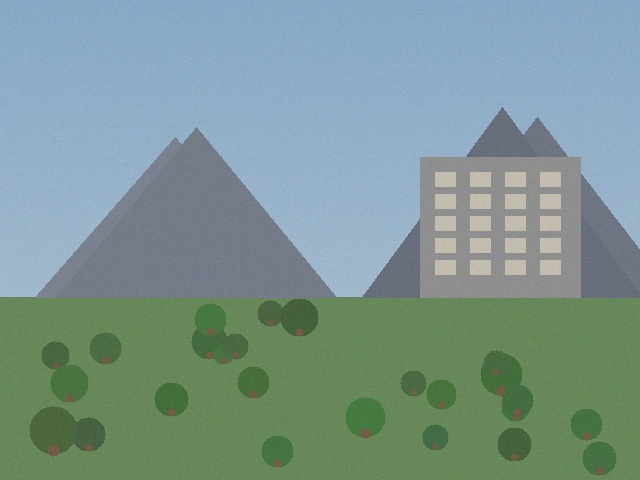
#> input picture mini_project/IPCV/smart_image_enhancer/input/input_hazy_flat.jpg, 640 x 480 px; its folder holds only this picture in this run
$ python main.py -i input/input_hazy_flat.jpg   (older library calls are emulated)
#> lines starting #> are read from the running program, lines starting #| are printed output that depends on the picture
#> in main, image is the input picture: shape (480, 640, 3); mean B, G, R 145, 150, 124.4
### mini_project/IPCV/smart_image_enhancer/utils.py
"""
utils.py
--------
Helper functions that measure objective quality metrics of an image.
These metrics are used by the ImageEnhancer's "auto" mode to decide
which corrections an image actually needs, instead of applying every
filter blindly.

Metrics implemented:
    * brightness        -> mean pixel intensity (0-255)
    * contrast           -> standard deviation of pixel intensity
    * sharpness          -> variance of the Laplacian (higher = sharper)
    * noise_level        -> estimated noise using a high-pass residual
    * colorfulness        -> Hasler & Susstrunk colorfulness metric
"""

import cv2
import numpy as np


def brightness(img_bgr: np.ndarray) -> float:
    """Average brightness on a 0-255 scale."""
    gray = cv2.cvtColor(img_bgr, cv2.COLOR_BGR2GRAY)
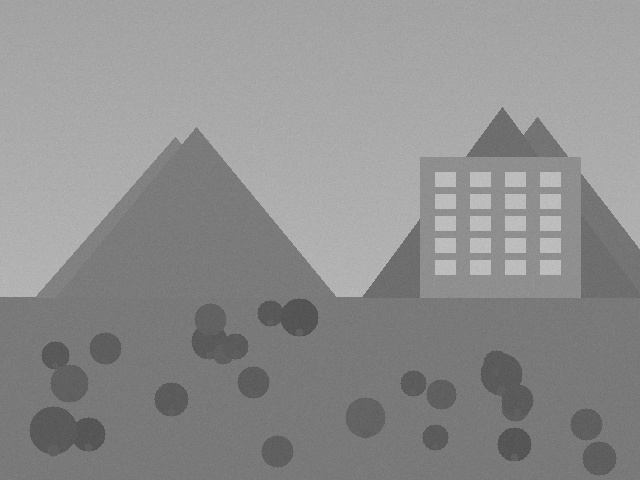
#> gray: shape (480, 640); min 74, max 198, mean 141.8
    return float(np.mean(gray))


def contrast(img_bgr: np.ndarray) -> float:
    """Standard deviation of intensities - a simple contrast proxy."""
    gray = cv2.cvtColor(img_bgr, cv2.COLOR_BGR2GRAY)
    return float(np.std(gray))


def sharpness(img_bgr: np.ndarray) -> float:
    """
    Variance of the Laplacian. Blurry images have a narrow response
    (low variance); sharp / detailed images have a wide response.
    """
    gray = cv2.cvtColor(img_bgr, cv2.COLOR_BGR2GRAY)
    lap = cv2.Laplacian(gray, cv2.CV_64F)
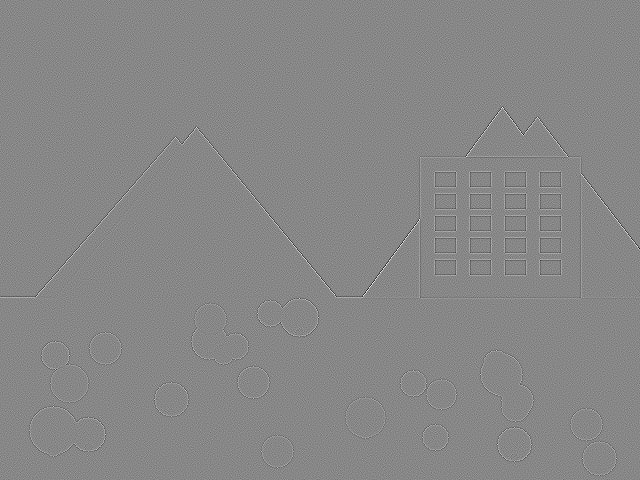
#> lap: shape (480, 640) float64; min -205, max 181, mean 0; drawn with min black and max white
    return float(lap.var())


def noise_level(img_bgr: np.ndarray) -> float:
    """
    Rough noise estimate: subtract a heavily blurred version of the
    image from the original and measure the standard deviation of the
    residual. Real detail also produces residual, so this is only a
    proxy, not a scientific measurement.
    """
    gray = cv2.cvtColor(img_bgr, cv2.COLOR_BGR2GRAY).astype(np.float32)
    blurred = cv2.GaussianBlur(gray, (9, 9), 0)
    residual = gray - blurred
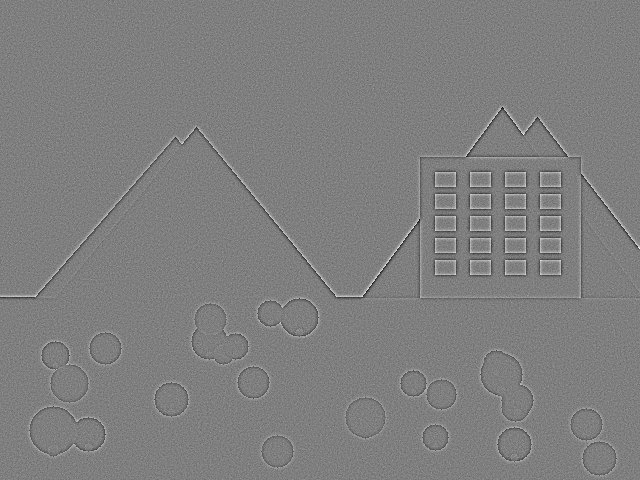
#> residual: shape (480, 640) float32; min -43.94, max 44.09, mean 0; drawn with min black and max white
    return float(np.std(residual))


def colorfulness(img_bgr: np.ndarray) -> float:
    """Hasler & Susstrunk (2003) colorfulness metric."""
    b, g, r = cv2.split(img_bgr.astype("float"))
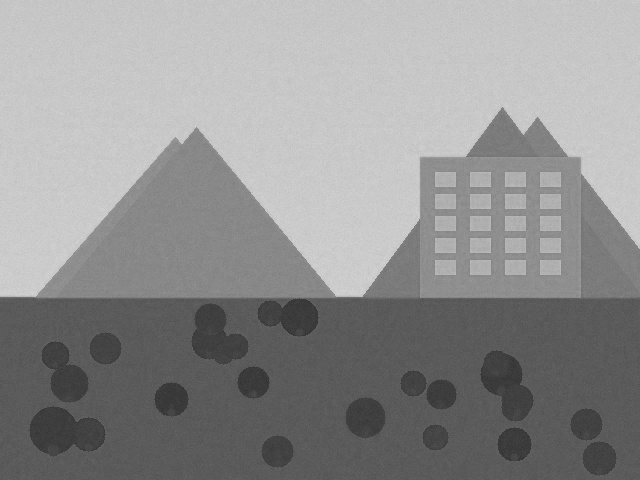
#> b: shape (480, 640) float64; min 44, max 214, mean 145
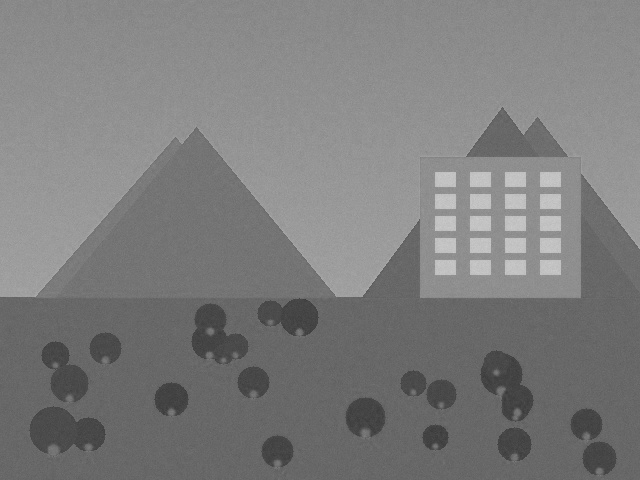
#> r: shape (480, 640) float64; min 56, max 205, mean 124.4
    rg = r - g
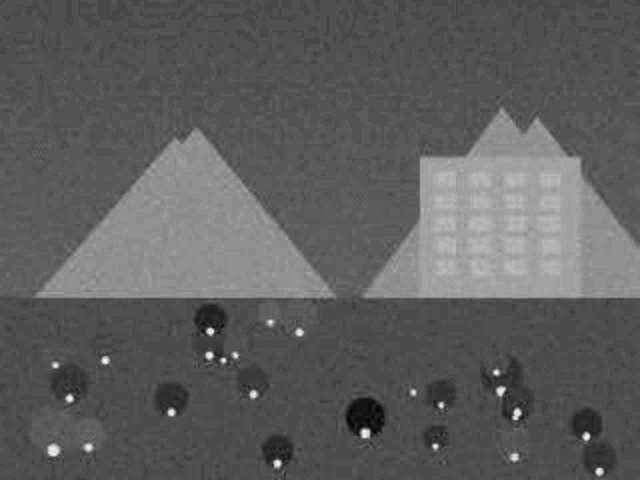
#> rg: shape (480, 640) float64; min -62, max 36, mean -25.6; drawn with min black and max white
    yb = 0.5 * (r + g) - b
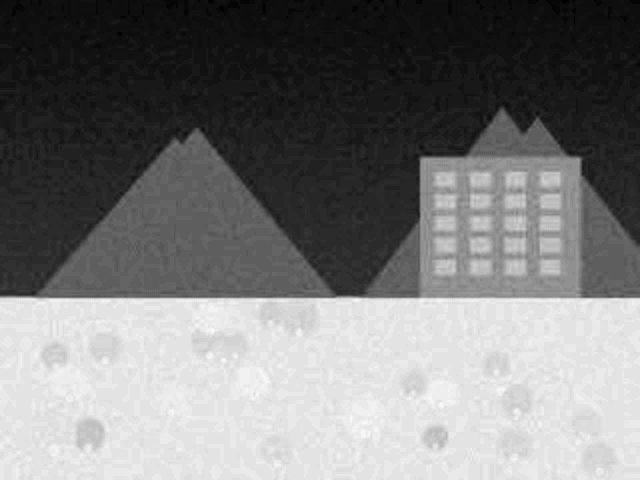
#> yb: shape (480, 640) float64; min -49.5, max 38, mean -7.9; drawn with min black and max white
    std_rg, mean_rg = np.std(rg), np.mean(rg)
#> std_rg = 11.84; mean_rg = -25.58
    std_yb, mean_yb = np.std(yb), np.mean(yb)
#> std_yb = 31.4; mean_yb = -7.86
    std_root = np.sqrt(std_rg ** 2 + std_yb ** 2)
#> std_root = 33.56
    mean_root = np.sqrt(mean_rg ** 2 + mean_yb ** 2)
#> mean_root = 26.76
    return float(std_root + 0.3 * mean_root)


def analyze(img_bgr: np.ndarray) -> dict:
    """Return every metric in one dictionary."""
    return {
        "brightness": round(brightness(img_bgr), 2),
        "contrast": round(contrast(img_bgr), 2),
        "sharpness": round(sharpness(img_bgr), 2),
        "noise_level": round(noise_level(img_bgr), 2),
        "colorfulness": round(colorfulness(img_bgr), 2),
    }


def print_report(title: str, metrics: dict) -> None:
    print(f"\n--- {title} ---")
    for key, value in metrics.items():
        print(f"  {key:<14}: {value}")

### mini_project/IPCV/smart_image_enhancer/enhancer.py
"""
enhancer.py
-----------
Core engine of the Smart Image Enhancement and Quality Improvement System.

The ImageEnhancer class wraps a set of classic, well understood computer
vision techniques (no external pretrained models needed, so it runs fully
offline) and exposes both:

    1. Individual operations  (denoise, sharpen, gamma_correction, ...)
    2. An "auto" pipeline that inspects the image's own quality metrics
       (see utils.py) and decides which operations are actually needed
       and by how much - this is the "smart" part of the system.

All internal processing is done with OpenCV in BGR format.
"""

from __future__ import annotations

import cv2
import numpy as np

import utils


class ImageEnhancer:
    def __init__(self, image: np.ndarray):
        """image: a BGR numpy array (as read by cv2.imread)."""
        if image is None:
            raise ValueError("ImageEnhancer received an empty image.")
        self.original = image.copy()
        self.image = image.copy()
        self.log: list[str] = []

    # ------------------------------------------------------------------
    # Basic building blocks
    # ------------------------------------------------------------------

    # [149 lines left out: functions denoise, adjust_brightness_contrast, gamma_correction, equalize_clahe, sharpen, enhance_details and 4 more, not called in this run]

    def result(self) -> np.ndarray:
        return self.image

    # [13 lines left out: function side_by_side, not called in this run]

    def save(self, path: str) -> None:
        cv2.imwrite(path, self.image)

### mini_project/IPCV/smart_image_enhancer/main.py
"""
main.py
-------
Command line interface for the Smart Image Enhancement and Quality
Improvement System.

Drop images into the input/ folder (next to this script) and just pass
their filename - results are written to the output/ folder
automatically. Full/relative paths still work too if you prefer them.

Usage examples
--------------
Auto mode (recommended - the system decides what the image needs):
    python main.py --input photo.jpg --auto

    (reads input/photo.jpg, writes output/photo_enhanced.jpg)

Auto mode + 2x resolution boost + side-by-side comparison image:
    python main.py --input photo.jpg --auto --upscale 2 --compare

Manual mode (apply only the operations you choose, with your own strength):
    python main.py --input photo.jpg \
        --denoise 8 --gamma 0.8 --clahe --sharpen 0.6 --white-balance

Just inspect quality metrics without writing any file:
    python main.py --input photo.jpg --analyze-only

You can still give explicit paths / a custom output name if you want:
    python main.py --input /some/where/photo.jpg --output result.jpg --auto
"""

import argparse
import os
import sys

import cv2

import utils
from enhancer import ImageEnhancer

# Folders that live next to this script. Input images can just be placed
# in INPUT_DIR and referenced by filename; enhanced results are written
# to OUTPUT_DIR automatically unless a different path is given.
SCRIPT_DIR = os.path.dirname(os.path.abspath(__file__))
INPUT_DIR = os.path.join(SCRIPT_DIR, "input")
OUTPUT_DIR = os.path.join(SCRIPT_DIR, "output")


def build_parser() -> argparse.ArgumentParser:
    p = argparse.ArgumentParser(
        description="Smart Image Enhancement and Quality Improvement System"
    )
    p.add_argument("--input", "-i", required=True, help="Filename in the input/ folder, or a full/relative path")
    p.add_argument("--output", "-o", default=None, help="Output filename (saved into output/) or a full path. Defaults to <name>_enhanced.jpg in output/")
    p.add_argument("--compare", action="store_true", help="Also save a side-by-side before/after image")
    p.add_argument("--analyze-only", action="store_true", help="Only print quality metrics, no enhancement")

    p.add_argument("--auto", action="store_true", help="Let the system automatically decide the enhancements")

    manual = p.add_argument_group("manual mode (ignored if --auto is used)")
    manual.add_argument("--denoise", type=float, default=None, metavar="STRENGTH", help="Apply denoising, e.g. 7")
    manual.add_argument("--brightness", type=float, default=None, metavar="BETA", help="Brightness offset -255..255")
    manual.add_argument("--contrast", type=float, default=None, metavar="ALPHA", help="Contrast gain, e.g. 1.2")
    manual.add_argument("--gamma", type=float, default=None, metavar="GAMMA", help="Gamma correction, e.g. 0.8")
    manual.add_argument("--clahe", action="store_true", help="Apply CLAHE local contrast enhancement")
    manual.add_argument("--white-balance", action="store_true", help="Apply gray-world white balance")
    manual.add_argument("--sharpen", type=float, default=None, metavar="AMOUNT", help="Unsharp mask amount, e.g. 0.6")

    p.add_argument("--upscale", type=float, default=None, metavar="FACTOR", help="Resolution boost factor, e.g. 2")

    return p


def main() -> None:
    args = build_parser().parse_args()

    input_path = _resolve_input_path(args.input)
    if not os.path.exists(input_path):
        print(f"Error: input file not found -> {args.input}")
        print(f"(looked in current directory and in: {INPUT_DIR})")
        sys.exit(1)

    image = cv2.imread(input_path)
    if image is None:
        print(f"Error: could not read image (unsupported format?) -> {input_path}")
        sys.exit(1)

    before_metrics = utils.analyze(image)
#> before_metrics = {'brightness': 141.8, 'contrast': 26.64, 'sharpness': 224.6, 'noise_level': 4.04, 'colorfulness': 41.58}
    utils.print_report("BEFORE", before_metrics)
#> the loop in print_report, `for key, value in metrics.items():` made 5 passes
#> (key, value) on passes 1 to 5: ('brightness', 141.8), ('contrast', 26.64), ('sharpness', 224.6), ('noise_level', 4.04), ('colorfulness', 41.58)
#|   brightness    : 141.78
#|   contrast      : 26.64
#|   sharpness     : 224.58
#|   noise_level   : 4.04
#|   colorfulness  : 41.58

    if args.analyze_only:
        return

    enhancer = ImageEnhancer(image)

    if args.auto:
        enhancer.auto_enhance(upscale_factor=args.upscale)
    else:
        if args.denoise is not None:
            enhancer.denoise(strength=args.denoise)
        if args.brightness is not None or args.contrast is not None:
            enhancer.adjust_brightness_contrast(
                alpha=args.contrast if args.contrast is not None else 1.0,
                beta=args.brightness if args.brightness is not None else 0.0,
            )
        if args.gamma is not None:
            enhancer.gamma_correction(gamma=args.gamma)
        if args.clahe:
            enhancer.equalize_clahe()
        if args.white_balance:
            enhancer.white_balance()
        if args.sharpen is not None:
            enhancer.sharpen(amount=args.sharpen)
        if args.upscale is not None:
            enhancer.upscale(factor=args.upscale)

    result = enhancer.result()
    after_metrics = utils.analyze(result)
#> after_metrics has the same summary as before_metrics
    utils.print_report("AFTER", after_metrics)
#> the loop in print_report (call 2), `for key, value in metrics.items():` made 5 passes
#|   brightness    : 141.78
#|   contrast      : 26.64
#|   sharpness     : 224.58
#|   noise_level   : 4.04
#|   colorfulness  : 41.58

    print("\nOperations applied:")
    for step in enhancer.log:
        print(f"  - {step}")
#> this loop made 0 passes

    output_path = _resolve_output_path(args.output, input_path)
    enhancer.save(output_path)
    print(f"\nSaved enhanced image to: {output_path}")

    if args.compare:
        compare_path = _compare_path(output_path)
        cv2.imwrite(compare_path, enhancer.side_by_side())
        print(f"Saved before/after comparison to: {compare_path}")


def _resolve_input_path(input_arg: str) -> str:
    """Accepts either a direct/relative path or just a filename.
    A bare filename is looked up inside INPUT_DIR if it isn't found
    in the current directory first."""
    if os.path.exists(input_arg):
        return input_arg
    candidate = os.path.join(INPUT_DIR, input_arg)
    if os.path.exists(candidate):
        return candidate
    return input_arg  # let the caller report the not-found error


def _resolve_output_path(output_arg: str | None, input_path: str) -> str:
    """If the user gave an explicit --output, honour it as-is. Otherwise,
    write the result into OUTPUT_DIR using the input's filename."""
    os.makedirs(OUTPUT_DIR, exist_ok=True)
    if output_arg:
        # A bare filename (no directory component) still lands in OUTPUT_DIR.
        if os.path.dirname(output_arg) == "":
            return os.path.join(OUTPUT_DIR, output_arg)
        return output_arg
    base, ext = os.path.splitext(os.path.basename(input_path))
    return os.path.join(OUTPUT_DIR, f"{base}_enhanced{ext or '.jpg'}")


def _compare_path(output_path: str) -> str:
    base, ext = os.path.splitext(output_path)
    return f"{base}_compare{ext or '.jpg'}"


if __name__ == "__main__":
    main()
